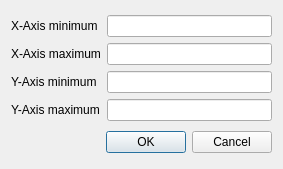
<ui version="4.0" >
 <class>AxisDialog</class>
 <widget class="QDialog" name="AxisDialog" >
  <property name="geometry" >
   <rect>
    <x>0</x>
    <y>0</y>
    <width>283</width>
    <height>169</height>
   </rect>
  </property>
  <property name="windowTitle" >
   <string>Set Axes Limits</string>
  </property>
  <layout class="QGridLayout" name="gridLayout_2" >
   <item row="0" column="0" >
    <layout class="QGridLayout" name="gridLayout" >
     <item row="0" column="0" >
      <widget class="QLabel" name="label_2" >
       <property name="text" >
        <string>X-Axis minimum</string>
       </property>
      </widget>
     </item>
     <item row="1" column="0" >
      <widget class="QLabel" name="label" >
       <property name="text" >
        <string>X-Axis maximum</string>
       </property>
      </widget>
     </item>
     <item row="0" column="1" >
      <widget class="QLineEdit" name="lineEdit" />
     </item>
     <item row="1" column="1" >
      <widget class="QLineEdit" name="lineEdit_2" />
     </item>
     <item row="2" column="0" >
      <widget class="QLabel" name="label_3" >
       <property name="text" >
        <string>Y-Axis minimum</string>
       </property>
      </widget>
     </item>
     <item row="3" column="0" >
      <widget class="QLabel" name="label_4" >
       <property name="text" >
        <string>Y-Axis maximum</string>
       </property>
      </widget>
     </item>
     <item row="2" column="1" >
      <widget class="QLineEdit" name="lineEdit_3" />
     </item>
     <item row="3" column="1" >
      <widget class="QLineEdit" name="lineEdit_4" />
     </item>
    </layout>
   </item>
   <item row="1" column="0" >
    <widget class="QDialogButtonBox" name="buttonBox" >
     <property name="orientation" >
      <enum>Qt::Horizontal</enum>
     </property>
     <property name="standardButtons" >
      <set>QDialogButtonBox::Cancel|QDialogButtonBox::Ok</set>
     </property>
    </widget>
   </item>
  </layout>
 </widget>
 <resources/>
 <connections>
  <connection>
   <sender>buttonBox</sender>
   <signal>accepted()</signal>
   <receiver>AxisDialog</receiver>
   <slot>accept()</slot>
   <hints>
    <hint type="sourcelabel" >
     <x>248</x>
     <y>254</y>
    </hint>
    <hint type="destinationlabel" >
     <x>157</x>
     <y>274</y>
    </hint>
   </hints>
  </connection>
  <connection>
   <sender>buttonBox</sender>
   <signal>rejected()</signal>
   <receiver>AxisDialog</receiver>
   <slot>reject()</slot>
   <hints>
    <hint type="sourcelabel" >
     <x>316</x>
     <y>260</y>
    </hint>
    <hint type="destinationlabel" >
     <x>286</x>
     <y>274</y>
    </hint>
   </hints>
  </connection>
 </connections>
</ui>
